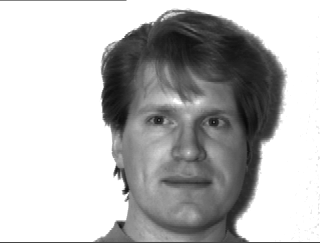
#> input picture datasets/YaleFaces/yalefaces/centerlight/01centerlight.gif, 320 x 243 px; its folder holds only this picture in this run
$ jupyter execute --allow-errors EigenFaces.ipynb   (older library calls are emulated)
#> lines starting #> are read from the running program, lines starting #| are printed output that depends on the picture
[cell 1]
YALEFACES_DIRECTORY = "C:\\Users\\Calvintai0402\\my_env\\datasets\\YaleFaces\\yalefaces"

[cell 2]
# [9 lines of commented-out code are left out]

[cell 3]
import os
os.getcwd()

[cell 4]
os.chdir("C:\\Users\\Calvintai0402\\my_env\\datasets\\YaleFaces\\yalefaces")

[cell 5]
h = 243
w = 320

[cell 6]
import matplotlib.pyplot as plt
import numpy as np
X = []
target_names = []
for folder in os.listdir(YALEFACES_DIRECTORY):
    os.chdir(YALEFACES_DIRECTORY)
    if folder != ".ipynb_checkpoints":
        target_names.append(folder)
        for file in os.listdir(folder):
            if file != ".ipynb_checkpoints":
                os.chdir(YALEFACES_DIRECTORY + "\\" + folder + "\\")
                image = plt.imread(file)
#> image is the input picture: shape (243, 320); min 9, max 255, mean 184.5
                X.append(image.flatten())
X = np.asarray(X, dtype=np.float32)

[cell 7]
plt.imshow(X[0].reshape((243, 320)), cmap=plt.cm.gray)
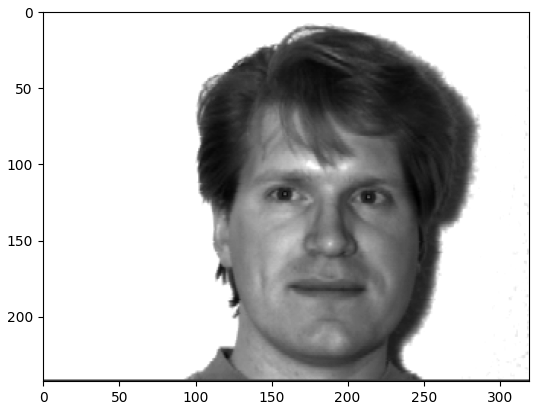
#> figure drawn by matplotlib, 1 panel

[cell 8]
X.shape
#> Out = (2, 77760)

[cell 9]
y = []
for i in range(11):
    for j in range(15):
        y.append(i)
